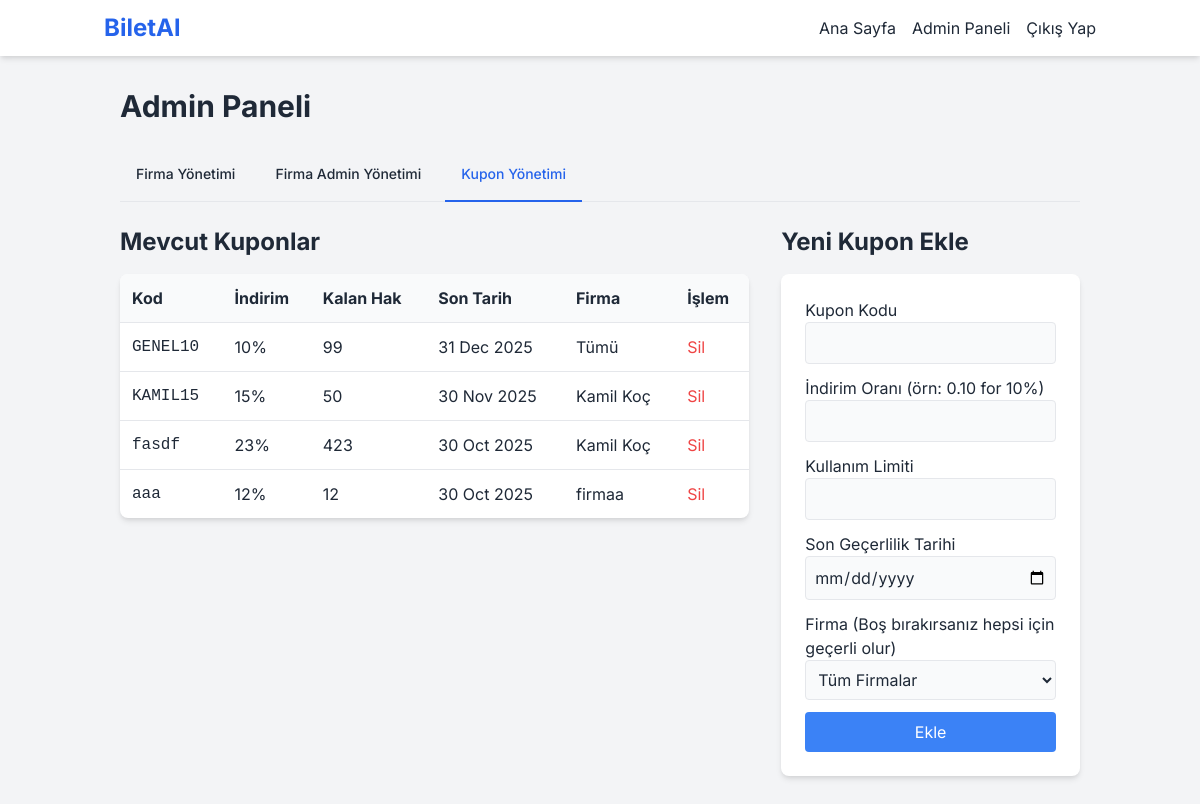
The app's page /admin/index.php?tab=coupons (signed in) with its own data.
### tables this page shows
CREATE TABLE coupons (
                id INTEGER PRIMARY KEY AUTOINCREMENT, code TEXT NOT NULL UNIQUE, discount_rate REAL NOT NULL,
                usage_limit INTEGER NOT NULL, expiry_date TEXT NOT NULL, company_id INTEGER,
                FOREIGN KEY (company_id) REFERENCES companies(id) ON DELETE SET NULL
            );

CREATE TABLE companies (id INTEGER PRIMARY KEY AUTOINCREMENT, name TEXT NOT NULL UNIQUE, created_at TEXT DEFAULT CURRENT_TIMESTAMP);

### admin/index.php (the view, shortened to what this page needs)
<?php
require_once '../config.php';
$tab = $_GET['tab'] ?? 'companies';
include '../header.php';
?>
 <h1 class="text-3xl font-bold mb-6">Admin Paneli</h1>
 <div class="mb-6 border-b border-gray-200">
    <ul class="flex flex-wrap -mb-px text-sm font-medium text-center">
        <li class="mr-2"><a href="index.php?tab=companies" class="inline-block p-4 border-b-2 rounded-t-lg <?php echo $tab === 'companies' ? 'text-blue-600 border-blue-600' : 'border-transparent hover:text-gray-600 hover:border-gray-300'; ?>">Firma Yönetimi</a></li>
        <li class="mr-2"><a href="index.php?tab=admins" class="inline-block p-4 border-b-2 rounded-t-lg <?php echo $tab === 'admins' ? 'text-blue-600 border-blue-600' : 'border-transparent hover:text-gray-600 hover:border-gray-300'; ?>">Firma Admin Yönetimi</a></li>
        <li class="mr-2"><a href="index.php?tab=coupons" class="inline-block p-4 border-b-2 rounded-t-lg <?php echo $tab === 'coupons' ? 'text-blue-600 border-blue-600' : 'border-transparent hover:text-gray-600 hover:border-gray-300'; ?>">Kupon Yönetimi</a></li>
    </ul>
</div>
<?php if ($tab === 'companies'):
    $companies = $pdo->query("SELECT * FROM companies ORDER BY name")->fetchAll();
?>
<div class="grid grid-cols-1 md:grid-cols-3 gap-8">
    <div class="md:col-span-2">
         <h2 class="text-2xl font-bold mb-4">Mevcut Firmalar</h2>
        <div class="bg-white rounded-lg shadow-md overflow-x-auto"><table class="w-full text-left"><thead class="bg-gray-50"><tr><th class="p-3">ID</th><th class="p-3">Firma Adı</th></tr></thead>
           <tbody>
               <?php foreach($companies as $company): ?>
               <tr class="border-t"><td class="p-3"><?php echo $company['id']; ?></td><td class="p-3"><?php echo htmlspecialchars($company['name']); ?></td></tr>
               <?php endforeach; ?>
           </tbody></table></div>
    </div>
    <div>
         <h2 class="text-2xl font-bold mb-4">Yeni Firma Ekle</h2>
         <div class="bg-white rounded-lg shadow-md p-6">
            <form action="index.php?tab=companies&action=add_company" method="POST">
                <div class="mb-3"><label class="block">Firma Adı</label><input type="text" name="name" required class="w-full p-2 border rounded bg-gray-50"></div>
                <button type="submit" class="w-full bg-blue-500 text-white p-2 rounded hover:bg-blue-600">Ekle</button>
            </form>
         </div>
    </div>
</div>
<?php elseif ($tab === 'coupons'):
    $coupons = $pdo->query("SELECT co.*, c.name as company_name FROM coupons co LEFT JOIN companies c ON co.company_id = c.id ORDER BY co.expiry_date DESC")->fetchAll();
?>
<div class="grid grid-cols-1 md:grid-cols-3 gap-8">
    <div class="md:col-span-2">
         <h2 class="text-2xl font-bold mb-4">Mevcut Kuponlar</h2>
         <div class="bg-white rounded-lg shadow-md overflow-x-auto"><table class="w-full text-left"><thead class="bg-gray-50"><tr><th class="p-3">Kod</th><th class="p-3">İndirim</th><th class="p-3">Kalan Hak</th><th class="p-3">Son Tarih</th><th class="p-3">Firma</th><th class="p-3">İşlem</th></tr></thead>
           <tbody>
               <?php foreach($coupons as $coupon): ?>
               <tr class="border-t"><td class="p-3 font-mono"><?php echo htmlspecialchars($coupon['code']); ?></td><td class="p-3"><?php echo ($coupon['discount_rate'] * 100); ?>%</td><td class="p-3"><?php echo $coupon['usage_limit']; ?></td><td class="p-3"><?php echo date('d M Y', strtotime($coupon['expiry_date'])); ?></td><td class="p-3"><?php echo $coupon['company_name'] ?? 'Tümü'; ?></td>
               <td class="p-3">
                   <form action="index.php?tab=coupons&action=delete_coupon" method="POST" onsubmit="return confirm('Bu kuponu silmek istediğinize emin misiniz?');">
                       <button type="submit" class="text-red-500 hover:underline">Sil</button>
                   </form>
               </td></tr>
               <?php endforeach; ?>
           </tbody></table></div>
    </div>
    <div>
         <h2 class="text-2xl font-bold mb-4">Yeni Kupon Ekle</h2>
          <div class="bg-white rounded-lg shadow-md p-6">
            <form action="index.php?tab=coupons&action=add_coupon" method="POST">
                <div class="mb-3"><label class="block">Kupon Kodu</label><input type="text" name="code" required class="w-full p-2 border rounded bg-gray-50"></div>
                <div class="mb-3"><label class="block">İndirim Oranı (örn: 0.10 for 10%)</label><input type="number" step="0.01" min="0.01" max="1" name="discount_rate" required class="w-full p-2 border rounded bg-gray-50"></div>
                <div class="mb-3"><label class="block">Kullanım Limiti</label><input type="number" min="1" name="usage_limit" required class="w-full p-2 border rounded bg-gray-50"></div>
                <div class="mb-3"><label class="block">Son Geçerlilik Tarihi</label><input type="date" name="expiry_date" required class="w-full p-2 border rounded bg-gray-50"></div>
                <div class="mb-3"><label class="block">Firma (Boş bırakırsanız hepsi için geçerli olur)</label><select name="company_id" class="w-full p-2 border rounded bg-gray-50"><option value="">Tüm Firmalar</option></select></div>
                <button type="submit" class="w-full bg-blue-500 text-white p-2 rounded hover:bg-blue-600">Ekle</button>
            </form>
         </div>
    </div>
</div>
<?php endif; ?>
<?php
include '../footer.php';
?>

### style.css (style rules this page uses)
body { font-family: 'Inter', sans-serif; }

### records on screen
coupons: code "GENEL10", $coupon['discount_rate']*100 "10", usage_limit "99", expiry_date "31 Dec 2025", company_name "Tümü"
coupons: code "KAMIL15", $coupon['discount_rate']*100 "15", usage_limit "50", expiry_date "30 Nov 2025", company.name "Kamil Koç"
coupons: code "fasdf", $coupon['discount_rate']*100 "23", usage_limit "423", expiry_date "30 Oct 2025", company.name "Kamil Koç"
coupons: code "aaa", $coupon['discount_rate']*100 "12", usage_limit "12", expiry_date "30 Oct 2025", company.name "firmaa"
